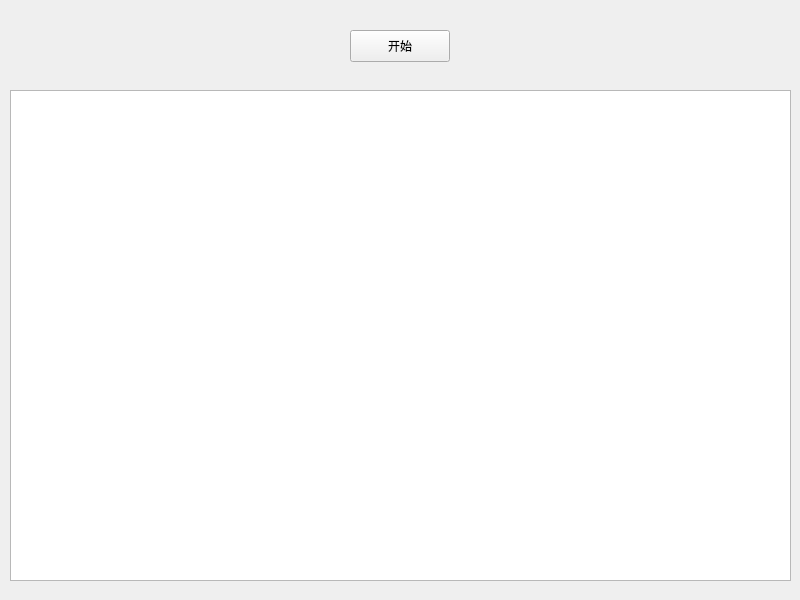
<?xml version="1.0" encoding="UTF-8"?>
<ui version="4.0">
 <class>config_page</class>
 <widget class="QMainWindow" name="config_page">
  <property name="geometry">
   <rect>
    <x>0</x>
    <y>0</y>
    <width>800</width>
    <height>600</height>
   </rect>
  </property>
  <property name="windowTitle">
   <string>config_page</string>
  </property>
  <widget class="QWidget" name="centralwidget">
   <property name="sizePolicy">
    <sizepolicy hsizetype="Maximum" vsizetype="Maximum">
     <horstretch>0</horstretch>
     <verstretch>0</verstretch>
    </sizepolicy>
   </property>
   <widget class="QPushButton" name="start_btn">
    <property name="geometry">
     <rect>
      <x>350</x>
      <y>30</y>
      <width>100</width>
      <height>32</height>
     </rect>
    </property>
    <property name="text">
     <string>开始</string>
    </property>
   </widget>
   <widget class="QTextBrowser" name="log_br">
    <property name="geometry">
     <rect>
      <x>10</x>
      <y>90</y>
      <width>781</width>
      <height>491</height>
     </rect>
    </property>
   </widget>
  </widget>
 </widget>
 <resources/>
 <connections/>
</ui>
